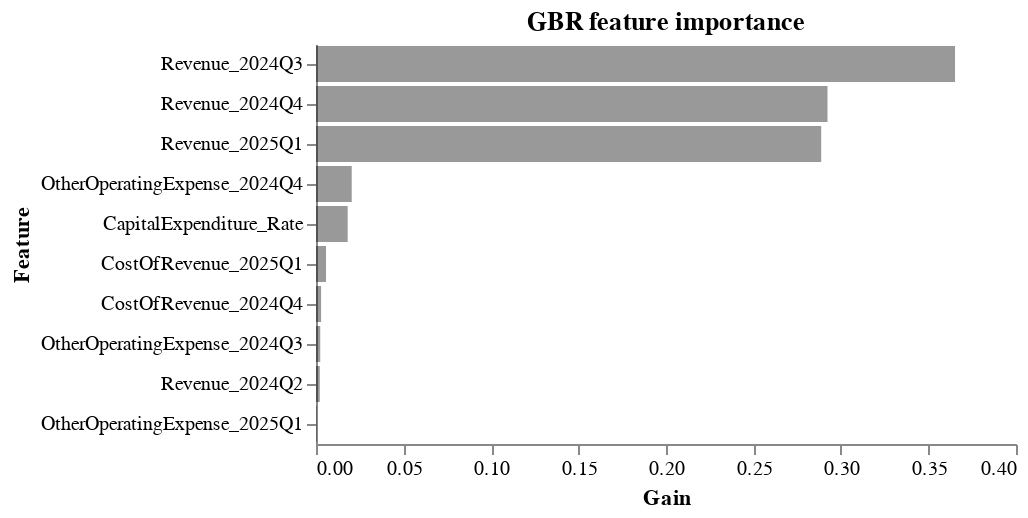

Notebook code for this chart:
### Markdown cell above
# Feature Importance
Let's see if we can get some feature importances out of here, this should be relatively easy using Scikit-Learn and the ensemble techinques because it has the .feature_importances_ attribute.

### Code cell
#Let's define a way to pull out the feature names after one-hot encoding
def feature_names_from_pipe(pipe, cat_cols, num_cols):
    pre = pipe.named_steps["pre"]
    ohe = pre.named_transformers_["cat"]
    ohe_names = ohe.get_feature_names_out(cat_cols)
    return list(ohe_names) + list(num_cols)
feat_names = feature_names_from_pipe(pipe, cat_cols, [c for c in X_tr.columns if c not in cat_cols])

#Let's now order the feature importance from our model
gbr = pipe.named_steps["model"]
imp = pd.DataFrame({
    "feature": feat_names,
    "importance": gbr.feature_importances_
}).sort_values("importance", ascending=False)

# Let's loot at the top features (im going to make it dynamic)
top = imp.head(10)
# plot the number of features we just declared in top
alt.Chart(top).mark_bar(color='black',opacity=0.4).encode(
    x=alt.X("importance:Q", title="Gain",axis=alt.Axis(grid=False)),
    y=alt.Y("feature:N", sort="-x", title="Feature",axis=alt.Axis(grid=False))
).properties(width=350, height=20*len(top), title="GBR feature importance").configure_view(stroke=None)

### Figure 1 — Vega-Lite specification as saved in the notebook (floating-point values rounded to 4 significant figures)
{"config": {"view": {"continuousWidth": 300, "continuousHeight": 300, "stroke": null}}, "data": {"name": "data-5e256fde3a05f2be70e20e1ac0cec2a7"}, "mark": {"type": "bar", "color": "black", "opacity": 0.4}, "encoding": {"x": {"axis": {"grid": false}, "field": "importance", "title": "Gain", "type": "quantitative"}, "y": {"axis": {"grid": false}, "field": "feature", "sort": "-x", "title": "Feature", "type": "nominal"}}, "height": 200, "title": "GBR feature importance", "width": 350, "$schema": "https://vega.github.io/schema/vega-lite/v5.20.1.json", "datasets": {"data-5e256fde3a05f2be70e20e1ac0cec2a7": [{"feature": "Revenue_2024Q3", "importance": 0.3652}, {"feature": "Revenue_2024Q4", "importance": 0.2923}, {"feature": "Revenue_2025Q1", "importance": 0.2887}, {"feature": "OtherOperatingExpense_2024Q4", "importance": 0.02042}, {"feature": "CapitalExpenditure_Rate", "importance": 0.0181}, {"feature": "CostOfRevenue_2025Q1", "importance": 0.005734}, {"feature": "CostOfRevenue_2024Q4", "importance": 0.002908}, {"feature": "OtherOperatingExpense_2024Q3", "importance": 0.002425}, {"feature": "Revenue_2024Q2", "importance": 0.002179}, {"feature": "OtherOperatingExpense_2025Q1", "importance": 0.0003926}]}}
